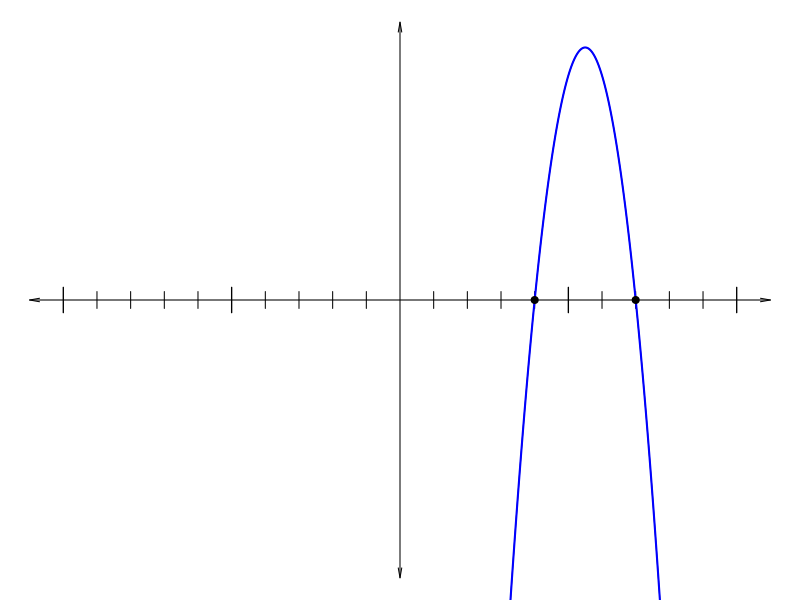
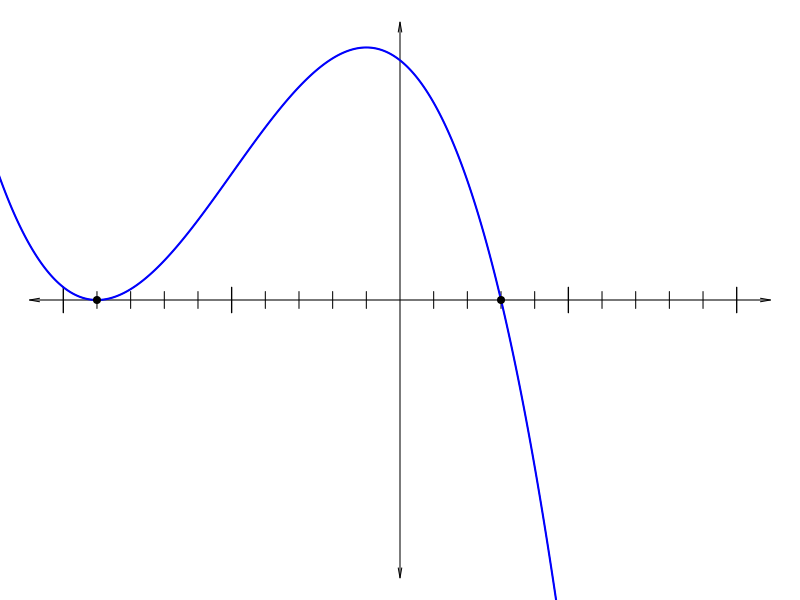
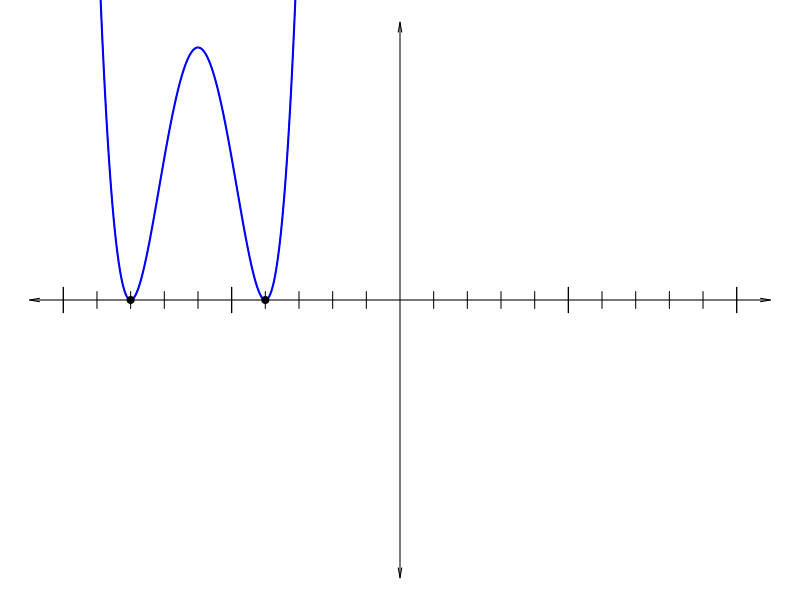

The R source for these figures, in order:
## ---- chunk 1
options(scipen=999)

ngraphs = 3
nchoice = 4
As = numeric()
hs = list()
ds = list()
es = list()
ers = character()
ss = character()
sn = numeric()
corrs = numeric()
dposs = list(c(1,1),c(1,2),c(2,1),c(2,2))
sposs = list(c(1,1),c(1,-1),c(-1,1),c(-1,-1))
for(i in 1:ngraphs){
    hch = sample(1:4,1)
    dch = sample(1:4,1)
    A = sample(c(-1,1),1)
    while(T){
        hb = sort(sample(1:9,2))
        h = hb*sposs[[hch]]
        if(abs(diff(abs(hb)))>2){break}
    }
    d = dposs[[dch]]
    hs[[i]] = h
    ds[[i]] = d
    As = c(As,A)
    eq = character()
    mmm = 0
    soln=0
    for(j in 1:4){
        for(k in 1:4){
            for(l in c(-1,1)){
                mmm = mmm+1
                hh = hb*sposs[[j]]
                dd = dposs[[k]]
                neq = paste0("{",l,"}(x-",hh[1],")^{",dd[1],"}(x-",hh[2],")^{",dd[2],"}",collapse="")
                neq = gsub("--","+",neq,fixed=T)
                neq = gsub("^{1}","",neq,fixed=T)
                neq = gsub("{-1}","-",neq,fixed=T)
                neq = gsub("{1}","",neq,fixed=T)
                eq = c(eq,neq)
                if(sum(hh==h)==2 && sum(dd==d)==2 && l==A){
                    soln=mmm
                    }
            }
        }
    }
    eqnums = sort(c(soln,sample((1:length(eq))[-soln],nchoice-1)))
    es[[i]] = eq[eqnums]
    ers = c(ers,eq[soln])
    ss = c(ss,paste0(1*(eqnums==soln),collapse=""))
    sn = c(sn,soln)
    corrs = c(corrs,(1:nchoice)[eqnums==soln])
}

## ---- chunk 2
xx = seq(-12,12,0.01)
for(i in 1:ngraphs){
    cat(paste0("\n\n### Graph ",i,"\n\n",collapse=""))
    hh = hs[[i]]
    dd = ds[[i]]
    eqs = es[[i]]
    aa = As[i]
    yy = aa*(xx-hh[1])^dd[1]*(xx-hh[2])^dd[2]
    x2 = seq(min(hh),max(hh),0.01)
    y2 = aa*(x2-hh[1])^dd[1]*(x2-hh[2])^dd[2]
    mama = max(abs(y2))
    par(mar=c(0,0,0,0))
    plot(xx,yy,"l",xlim=c(-11,11),ylim=c(-1.1*mama,1.1*mama),axes=F,ann=F)
    arrows(-11,0,11,0,0.1,10,3)
    arrows(0,-mama*1.1,0,mama*1.1,0.1,10,3)
    for(jj in 1:10){
        if(jj%%5==0){
            lines(c(jj,jj),c(mama/20,-mama/20),lwd=1.3)
            lines(c(-jj,-jj),c(mama/20,-mama/20),lwd=1.3)
        } else {
            lines(c(jj,jj),c(mama/30,-mama/30))
            lines(c(-jj,-jj),c(mama/30,-mama/30))
        }
        
    }
    lines(xx,yy,col="blue",lwd=2)
    points(hh,c(0,0),col="black",pch=20,cex=1.4)
    cat(paste0("\\\n\nWhich function matches Graph ",i,"?\n"))
    eee = es[[i]]
    nnn = length(eee)
    cat(paste0("\n* $",LETTERS[1:nnn],"(x)~=~",eee,"$",collapse="\n"))
    cat("\n\n")
    cat(paste0("##ANSWER",i,"##\n\n"))
}
## ---- chunk 3
for(i in 1:ngraphs){
    cat(paste0("* ",LETTERS[1:nchoice],"(x)\n",collapse=""))
}
## ---- chunk 4
for(i in 1:ngraphs){
    cat(paste0("* Graph ",i," is $",LETTERS[corrs[i]],"(x)~=~",ers[i],"$\n"))
}
